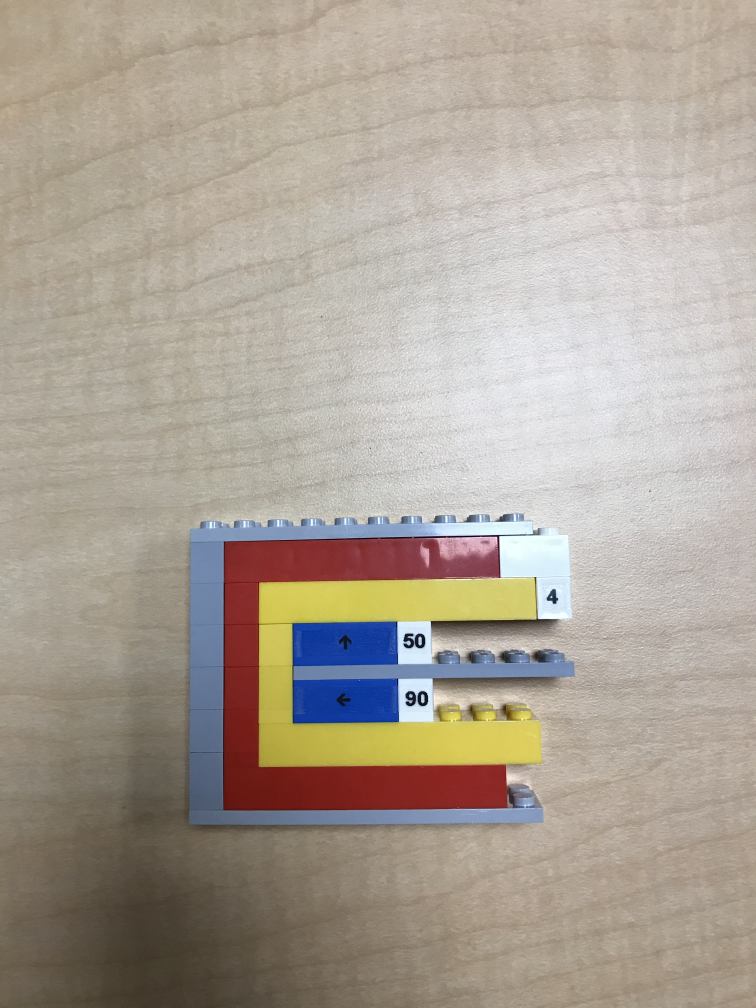
#> input picture positive/p_forward/test/IMG_5760.JPG, 3024 x 4032 px (shown at 1/4 size)
$ python shrink.py
#> lines starting #> are read from the running program, lines starting #| are printed output that depends on the picture
import numpy as np
import cv2

img1 = cv2.imread('IMG_5760.JPG')
#> img1 is the input picture: shape (4032, 3024, 3); mean B, G, R 150.5, 162, 171.7
img2 = cv2.imread('IMG_5761.JPG')
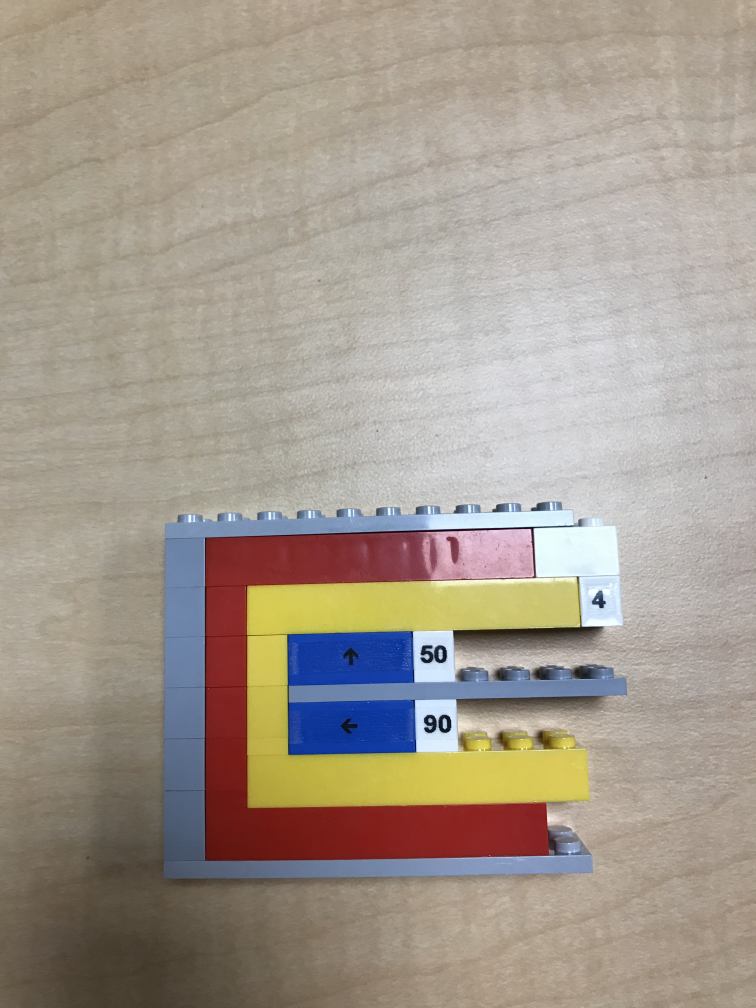
#> input picture positive/p_forward/test/IMG_5761.JPG, 3024 x 4032 px (shown at 1/4 size)
#> img2 is the input picture: shape (4032, 3024, 3); mean B, G, R 142.3, 153.9, 164
img3 = cv2.imread('IMG_5762.JPG')
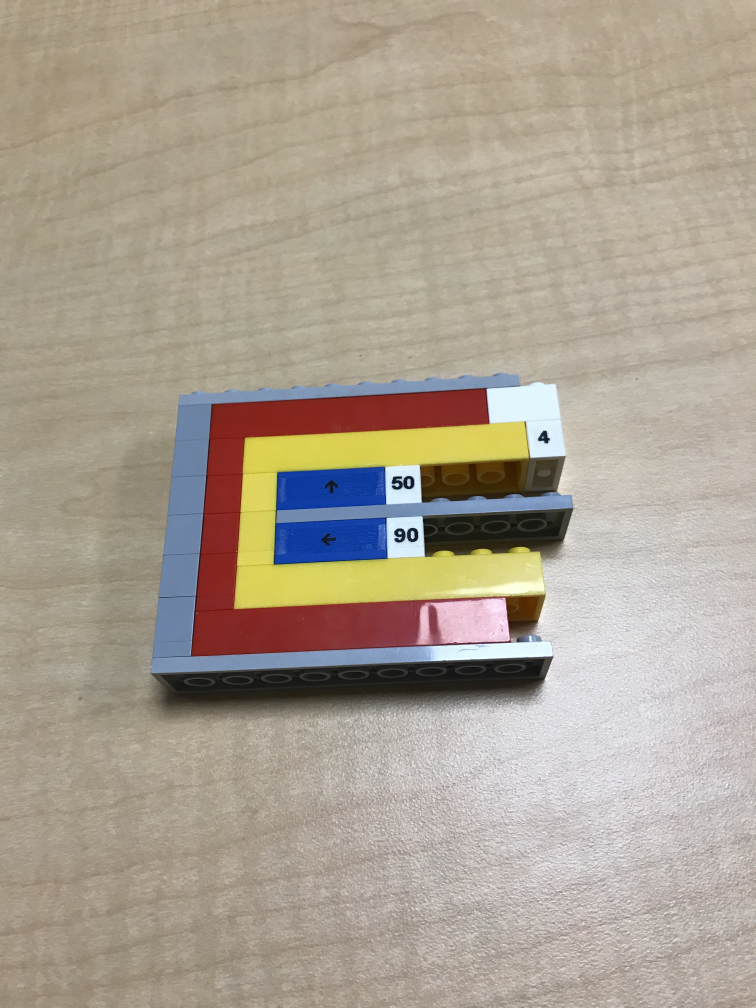
#> input picture positive/p_forward/test/IMG_5762.JPG, 3024 x 4032 px (shown at 1/4 size)
#> img3 is the input picture: shape (4032, 3024, 3); mean B, G, R 147.1, 161.3, 171.6

#shrink images by a factor of 4
img1small = cv2.resize(img1, (0,0), fx = 0.25, fy = 0.25)
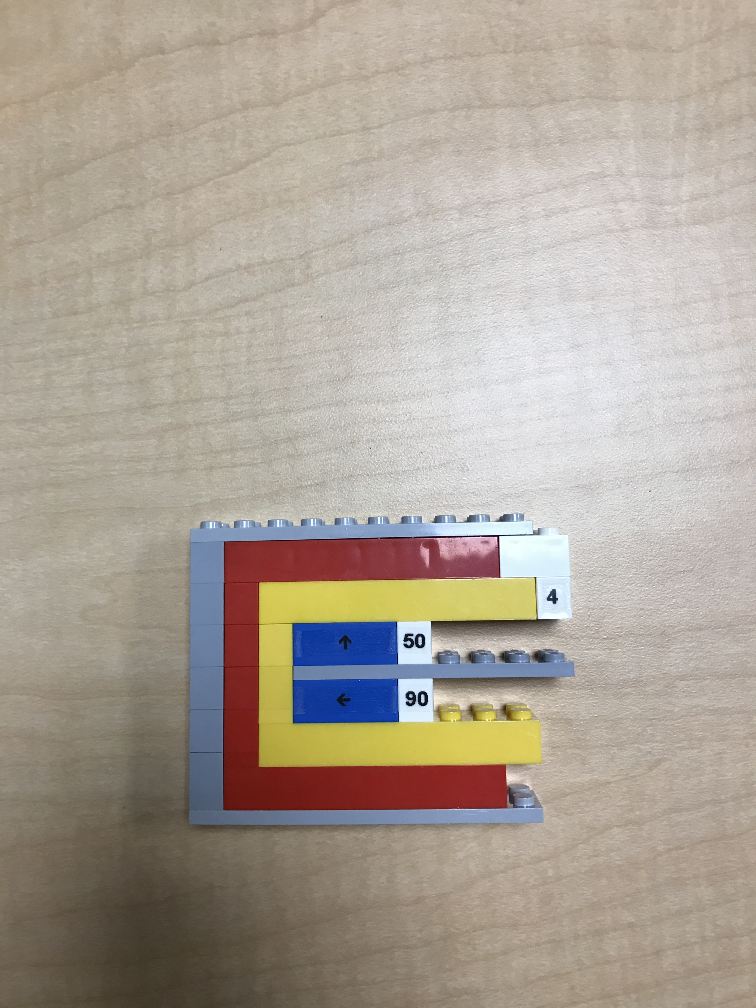
#> img1small: shape (1008, 756, 3); mean B, G, R 150.6, 162.1, 171.8
img2small = cv2.resize(img2, (0,0), fx = 0.25, fy = 0.25)
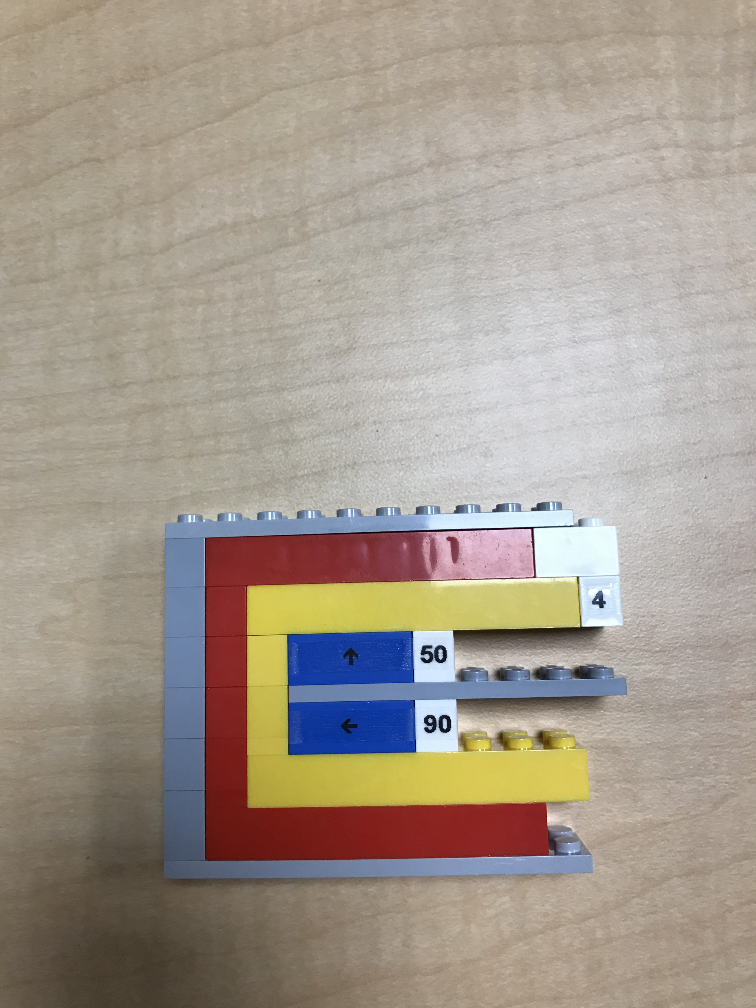
#> img2small: shape (1008, 756, 3); mean B, G, R 142.4, 154, 164.1
img3small = cv2.resize(img3, (0,0), fx = 0.25, fy = 0.25)
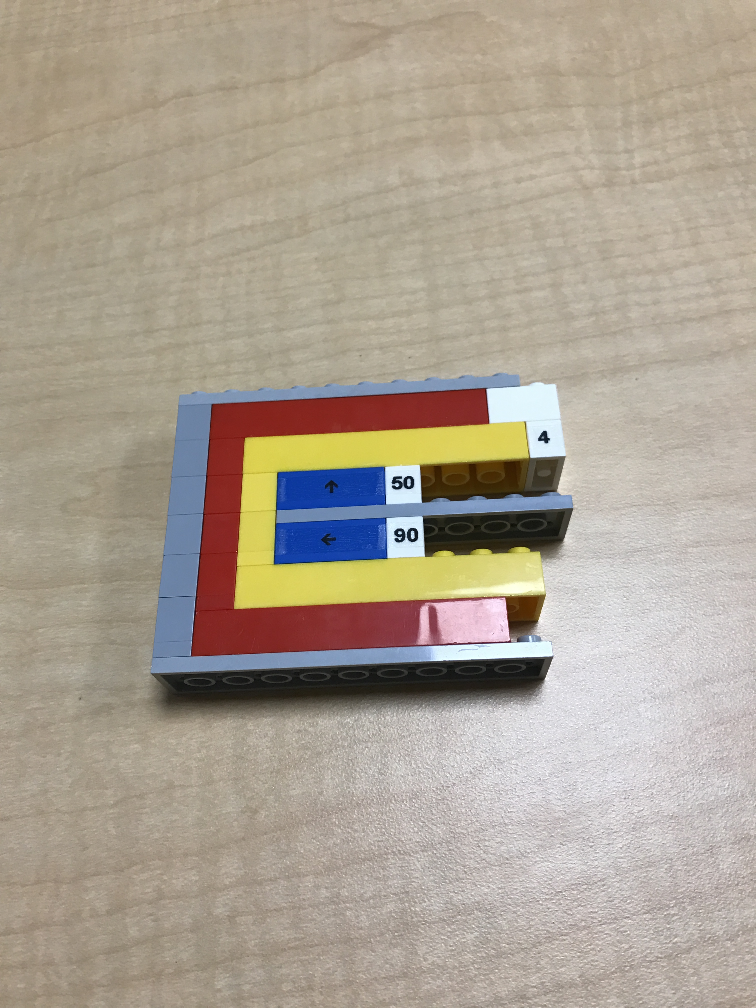
#> img3small: shape (1008, 756, 3); mean B, G, R 147.2, 161.4, 171.7

cv2.imwrite('IMG_5760_2.JPG', img1small)
cv2.imwrite('IMG_5761_2.JPG', img2small)
cv2.imwrite('IMG_5762_2.JPG', img3small)
